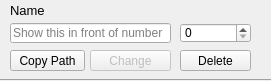
<?xml version="1.0" encoding="UTF-8"?>
<ui version="4.0">
 <class>Form</class>
 <widget class="QWidget" name="Form">
  <property name="geometry">
   <rect>
    <x>0</x>
    <y>0</y>
    <width>271</width>
    <height>81</height>
   </rect>
  </property>
  <property name="windowTitle">
   <string>Form</string>
  </property>
  <widget class="QWidget" name="dynamic" native="true">
   <property name="geometry">
    <rect>
     <x>0</x>
     <y>0</y>
     <width>271</width>
     <height>80</height>
    </rect>
   </property>
   <property name="sizePolicy">
    <sizepolicy hsizetype="Fixed" vsizetype="Fixed">
     <horstretch>0</horstretch>
     <verstretch>0</verstretch>
    </sizepolicy>
   </property>
   <property name="maximumSize">
    <size>
     <width>271</width>
     <height>80</height>
    </size>
   </property>
   <property name="palette">
    <palette>
     <active>
      <colorrole role="Base">
       <brush brushstyle="SolidPattern">
        <color alpha="255">
         <red>255</red>
         <green>112</green>
         <blue>222</blue>
        </color>
       </brush>
      </colorrole>
     </active>
     <inactive>
      <colorrole role="Base">
       <brush brushstyle="SolidPattern">
        <color alpha="255">
         <red>255</red>
         <green>112</green>
         <blue>222</blue>
        </color>
       </brush>
      </colorrole>
     </inactive>
     <disabled>
      <colorrole role="Base">
       <brush brushstyle="SolidPattern">
        <color alpha="255">
         <red>240</red>
         <green>240</green>
         <blue>240</blue>
        </color>
       </brush>
      </colorrole>
     </disabled>
    </palette>
   </property>
   <property name="whatsThis">
    <string>number</string>
   </property>
   <widget class="QLabel" name="label">
    <property name="geometry">
     <rect>
      <x>10</x>
      <y>2</y>
      <width>171</width>
      <height>16</height>
     </rect>
    </property>
    <property name="font">
     <font>
      <pointsize>10</pointsize>
     </font>
    </property>
    <property name="text">
     <string>Name</string>
    </property>
   </widget>
   <widget class="Line" name="line_6">
    <property name="geometry">
     <rect>
      <x>0</x>
      <y>70</y>
      <width>291</width>
      <height>20</height>
     </rect>
    </property>
    <property name="orientation">
     <enum>Qt::Horizontal</enum>
    </property>
   </widget>
   <widget class="QSpinBox" name="spinBox">
    <property name="geometry">
     <rect>
      <x>180</x>
      <y>23</y>
      <width>71</width>
      <height>20</height>
     </rect>
    </property>
    <property name="styleSheet">
     <string notr="true">QWidget: {background: white}</string>
    </property>
   </widget>
   <widget class="QLineEdit" name="lineEdit">
    <property name="geometry">
     <rect>
      <x>10</x>
      <y>23</y>
      <width>161</width>
      <height>20</height>
     </rect>
    </property>
    <property name="styleSheet">
     <string notr="true">QWidget: {background: white}</string>
    </property>
    <property name="placeholderText">
     <string>Show this in front of number</string>
    </property>
   </widget>
   <widget class="QPushButton" name="deleteFromItem">
    <property name="geometry">
     <rect>
      <x>180</x>
      <y>50</y>
      <width>71</width>
      <height>21</height>
     </rect>
    </property>
    <property name="palette">
     <palette>
      <active>
       <colorrole role="Light">
        <brush brushstyle="SolidPattern">
         <color alpha="255">
          <red>234</red>
          <green>234</green>
          <blue>234</blue>
         </color>
        </brush>
       </colorrole>
       <colorrole role="Base">
        <brush brushstyle="SolidPattern">
         <color alpha="255">
          <red>214</red>
          <green>214</green>
          <blue>214</blue>
         </color>
        </brush>
       </colorrole>
      </active>
      <inactive>
       <colorrole role="Light">
        <brush brushstyle="SolidPattern">
         <color alpha="255">
          <red>234</red>
          <green>234</green>
          <blue>234</blue>
         </color>
        </brush>
       </colorrole>
       <colorrole role="Base">
        <brush brushstyle="SolidPattern">
         <color alpha="255">
          <red>214</red>
          <green>214</green>
          <blue>214</blue>
         </color>
        </brush>
       </colorrole>
      </inactive>
      <disabled>
       <colorrole role="Light">
        <brush brushstyle="SolidPattern">
         <color alpha="255">
          <red>234</red>
          <green>234</green>
          <blue>234</blue>
         </color>
        </brush>
       </colorrole>
       <colorrole role="Base">
        <brush brushstyle="SolidPattern">
         <color alpha="255">
          <red>240</red>
          <green>240</green>
          <blue>240</blue>
         </color>
        </brush>
       </colorrole>
      </disabled>
     </palette>
    </property>
    <property name="text">
     <string>Delete</string>
    </property>
   </widget>
   <widget class="QPushButton" name="copyPath">
    <property name="geometry">
     <rect>
      <x>10</x>
      <y>50</y>
      <width>75</width>
      <height>21</height>
     </rect>
    </property>
    <property name="text">
     <string>Copy Path</string>
    </property>
   </widget>
   <widget class="QPushButton" name="change">
    <property name="enabled">
     <bool>false</bool>
    </property>
    <property name="geometry">
     <rect>
      <x>90</x>
      <y>50</y>
      <width>81</width>
      <height>21</height>
     </rect>
    </property>
    <property name="text">
     <string>Change</string>
    </property>
   </widget>
  </widget>
 </widget>
 <resources/>
 <connections/>
</ui>
